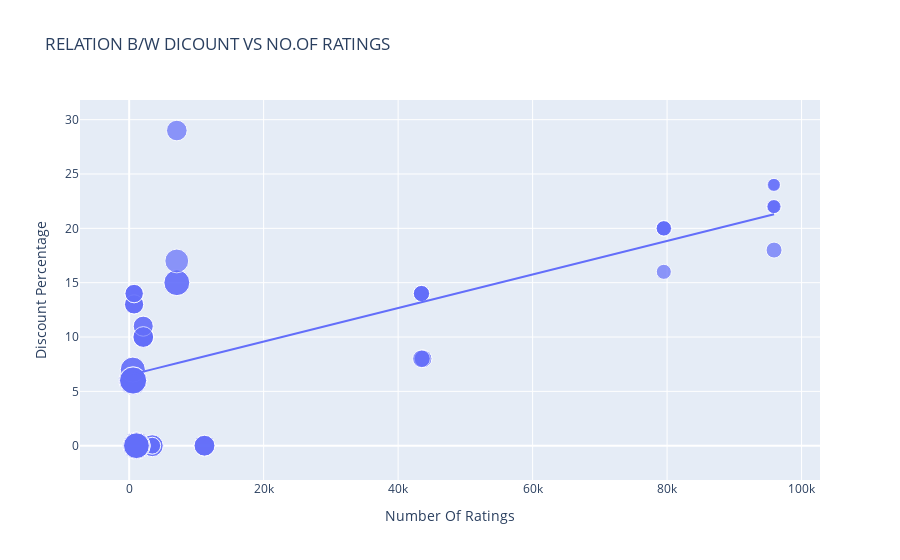

Source (notebook cell):
### Code cell
figure = px.scatter(data_frame = data , x = "Number Of Ratings" , y = "Discount Percentage",size ="Sale Price",trendline = "ols" , title = "RELATION B/W DICOUNT VS NO.OF RATINGS")
figure.show()

### Figure 1 — Plotly figure (JSON) as saved in the notebook; plotly's stock layout.template omitted (floating-point values rounded to 4 significant figures)
{"data": [{"hovertemplate": "Number Of Ratings=%{x}<br>Discount Percentage=%{y}<br>Sale Price=%{marker.size}<extra></extra>", "legendgroup": "", "marker": {"color": "#636efa", "size": [49900, 84900, 84900, 77000, 77000, 49900, 49900, 77000, 89900, 41999, 39999, 41999, 41999, 41999, 131900, 117100, 131900, 117100, 74999, 117900, 117100, 117900, 99900, 44999, 140900, 130900, 64900, 120900, 59900, 75900, 110900, 130900, 120900, 64900, 64900, 75900, 75900, 120900, 59900, 120900, 75900, 140900, 70900, 70900, 75900, 59900, 110900, 120900, 130900, 130900, 54999, 54999, 29999, 34999, 34999, 34999, 54999, 29999, 46999, 46999, 46999, 46999], "sizemode": "area", "sizeref": 352.2, "symbol": "circle"}, "mode": "markers", "name": "", "orientation": "v", "showlegend": false, "type": "scatter", "x": [3431, 3431, 3431, 11202, 11202, 3431, 3431, 11202, 1454, 79512, 79512, 79582, 79512, 79512, 1078, 1078, 1078, 1078, 7088, 7088, 1078, 7088, 7081, 95909, 542, 580, 740, 545, 740, 2101, 545, 580, 580, 730, 730, 2101, 2101, 580, 740, 580, 2092, 545, 2101, 2092, 2101, 740, 545, 580, 580, 580, 43707, 43707, 95807, 95909, 95807, 95909, 43470, 95909, 43470, 43470, 43470, 43470], "xaxis": "x", "y": [0, 0, 0, 0, 0, 0, 0, 0, 0, 20, 16, 20, 20, 20, 0, 0, 0, 0, 29, 15, 0, 15, 17, 18, 6, 6, 13, 6, 14, 10, 7, 6, 6, 13, 13, 10, 10, 6, 14, 6, 10, 6, 11, 11, 10, 14, 7, 6, 6, 6, 8, 8, 24, 22, 22, 22, 8, 24, 14, 14, 14, 14], "yaxis": "y"}, {"hovertemplate": "<b>OLS trendline</b><br>Discount Percentage = 0.000154292 * Number Of Ratings + 6.49233<br>R<sup>2</sup>=0.468988<br><br>Number Of Ratings=%{x}<br>Discount Percentage=%{y} <b>(trend)</b><extra></extra>", "legendgroup": "", "marker": {"color": "#636efa", "symbol": "circle"}, "mode": "lines", "name": "", "showlegend": false, "type": "scatter", "x": [542, 545, 545, 545, 545, 580, 580, 580, 580, 580, 580, 580, 580, 730, 730, 740, 740, 740, 740, 1078, 1078, 1078, 1078, 1078, 1454, 2092, 2092, 2101, 2101, 2101, 2101, 2101, 3431, 3431, 3431, 3431, 3431, 7081, 7088, 7088, 7088, 11202, 11202, 11202, 43470, 43470, 43470, 43470, 43470, 43707, 43707, 79512, 79512, 79512, 79512, 79582, 95807, 95807, 95909, 95909, 95909, 95909], "xaxis": "x", "y": [6.576, 6.576, 6.576, 6.576, 6.576, 6.582, 6.582, 6.582, 6.582, 6.582, 6.582, 6.582, 6.582, 6.605, 6.605, 6.607, 6.607, 6.607, 6.607, 6.659, 6.659, 6.659, 6.659, 6.659, 6.717, 6.815, 6.815, 6.816, 6.816, 6.816, 6.816, 6.816, 7.022, 7.022, 7.022, 7.022, 7.022, 7.585, 7.586, 7.586, 7.586, 8.221, 8.221, 8.221, 13.2, 13.2, 13.2, 13.2, 13.2, 13.24, 13.24, 18.76, 18.76, 18.76, 18.76, 18.77, 21.27, 21.27, 21.29, 21.29, 21.29, 21.29], "yaxis": "y"}], "layout": {"autosize": true, "legend": {"itemsizing": "constant", "tracegroupgap": 0}, "title": {"text": "RELATION B/W DICOUNT VS NO.OF RATINGS"}, "xaxis": {"anchor": "y", "autorange": true, "domain": [0, 1], "range": [-6713.0, 102400.0], "title": {"text": "Number Of Ratings"}, "type": "linear"}, "yaxis": {"anchor": "x", "autorange": true, "domain": [0, 1], "range": [-5.213, 33.41], "title": {"text": "Discount Percentage"}, "type": "linear"}}}
